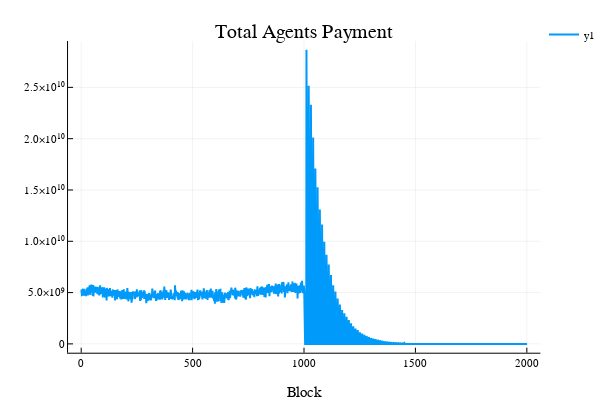

Notebook code for this chart:
### Code cell
plot(payA, linewidth = 2, title = "Total Agents Payment");
xlabel!("Block")

### Figure 1 — Plotly figure (JSON) as saved in the notebook; plotly's stock layout.template omitted (floating-point values rounded to 4 significant figures; data arrays with more than 128 entries replaced by an {"elided": "..."} marker saying what was removed)
{"data": [{"colorbar": {"title": ""}, "hoverinfo": "text", "legendgroup": "y1", "line": {"color": "rgba(0, 154, 250, 1.000)", "dash": "solid", "shape": "linear", "width": 2}, "mode": "lines", "name": "y1", "showlegend": true, "text": {"elided": "2001 null values"}, "type": "scatter", "x": {"elided": "2001 int values"}, "xaxis": "x1", "y": {"elided": "2001 float values"}, "yaxis": "y1", "zmax": 0.1, "zmin": -0.1}], "layout": {"annotations": [{"font": {"color": "rgba(0, 0, 0, 1.000)", "family": "sans-serif", "size": 20}, "rotation": 0, "showarrow": false, "text": "Total Agents Payment", "x": 0.5593, "xanchor": "center", "xref": "paper", "y": 1, "yanchor": "top", "yref": "paper"}], "height": 400, "legend": {"bgcolor": "rgba(255, 255, 255, 1.000)", "bordercolor": "rgba(0, 0, 0, 1.000)", "font": {"color": "rgba(0, 0, 0, 1.000)", "family": "sans-serif", "size": 11}, "tracegroupgap": 0, "x": 1, "y": 1}, "margin": {"b": 20, "l": 0, "r": 0, "t": 20}, "paper_bgcolor": "rgba(255, 255, 255, 1.000)", "plot_bgcolor": "rgba(255, 255, 255, 1.000)", "showlegend": true, "width": 600, "xaxis": {"anchor": "y1", "domain": [0.1251, 0.9934], "gridcolor": "rgba(0, 0, 0, 0.100)", "gridwidth": 0.5, "linecolor": "rgba(0, 0, 0, 1.000)", "mirror": false, "range": [-59, 2061], "showgrid": true, "showline": true, "showticklabels": true, "tickangle": 0, "tickcolor": "rgb(0, 0, 0)", "tickfont": {"color": "rgba(0, 0, 0, 1.000)", "family": "sans-serif", "size": 11}, "tickmode": "array", "ticks": "inside", "ticktext": ["0", "500", "1000", "1500", "2000"], "tickvals": [0, 500, 1000, 1500, 2000], "title": "Block", "titlefont": {"color": "rgba(0, 0, 0, 1.000)", "family": "sans-serif", "size": 15}, "type": "-", "visible": true, "zeroline": false, "zerolinecolor": "rgba(0, 0, 0, 1.000)"}, "yaxis": {"anchor": "x1", "domain": [0.07581, 0.9415], "gridcolor": "rgba(0, 0, 0, 0.100)", "gridwidth": 0.5, "linecolor": "rgba(0, 0, 0, 1.000)", "mirror": false, "range": [-859700000.0, 29520000000.0], "showgrid": true, "showline": true, "showticklabels": true, "tickangle": 0, "tickcolor": "rgb(0, 0, 0)", "tickfont": {"color": "rgba(0, 0, 0, 1.000)", "family": "sans-serif", "size": 11}, "tickmode": "array", "ticks": "inside", "ticktext": ["0", "5.0×10⁹", "1.0×10¹⁰", "1.5×10¹⁰", "2.0×10¹⁰", "2.5×10¹⁰"], "tickvals": [0, 5000000000, 10000000000, 15000000000, 20000000000, 25000000000], "title": "", "titlefont": {"color": "rgba(0, 0, 0, 1.000)", "family": "sans-serif", "size": 15}, "type": "-", "visible": true, "zeroline": false, "zerolinecolor": "rgba(0, 0, 0, 1.000)"}}}
